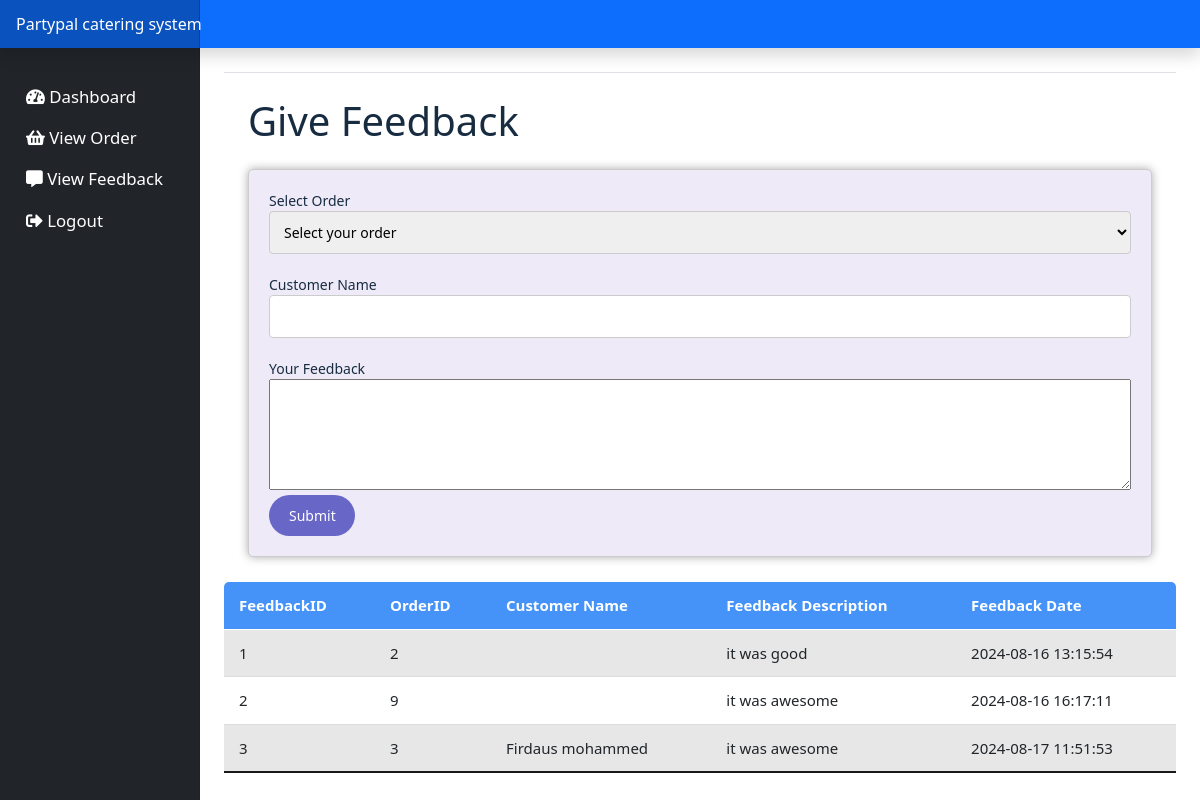
/customer/give_feedback.php (signed in), run on the app's committed database.
### tables this page shows
CREATE TABLE `feedback` (
  `feedbackID` int(11) NOT NULL,
  `OrderID` int(11) NOT NULL,
  `customerName` varchar(20) NOT NULL,
  `comment` varchar(100) NOT NULL,
  `feedbackDate` timestamp NOT NULL DEFAULT current_timestamp()
);

### customer/give_feedback.php (the view, shortened to what this page needs)
<!doctype html>
<html lang='en'>
<head>
    <link href='assets/dist/css/bootstrap.min.css' rel='stylesheet'>
    <link href='assets/dashboard.css' rel='stylesheet'>
</head>
<body>
<?php include_once('header.php'); ?>
<div class='container-fluid'>
    <div class='row'>
        <?php include_once('sidenav.php'); ?>
        <main class='col-md-9 ms-sm-auto col-lg-10 px-md-4'>
            <div class='d-flex justify-content-between flex-wrap flex-md-nowrap align-items-center pt-3 pb-2 mb-3 border-bottom'>
            </div>
            <div class="container">
                <h1 class="my-4">Give Feedback</h1>
                <form method="post" action="give_feedback.php">
                    <label for="OrderID">Select Order</label>
                    <select name="OrderID" required>
                        <option value="">Select your order</option>
                    </select>
                    <label for="customerName">Customer Name</label><br>
                    <input type="text" name="customerName" required><br>
                    <label for="comment">Your Feedback</label><br>
                    <textarea name="comment" rows="5" required></textarea><br>
                    <input type="submit" value="Submit">
                </form>
            </div>
            <div class='table-responsive'>
                <table class='table table-striped table-sm'>
                    <thead>
                        <tr>
                            <th scope='col'>FeedbackID</th>
                            <th scope='col'>OrderID</th>
                            <th scope='col'>Customer Name</th>
                            <th scope='col'>Feedback Description</th>
                            <th scope='col'>Feedback Date</th>
                        </tr>
                    </thead>
                    <tbody>
                        <?php
                        require_once('connection.php');
                        $statement = $conn->prepare('SELECT * FROM feedback');
                        $statement->execute();
                        $n = 1;
                        while ($row = $statement->fetch()) {
                            echo '<tr>';
                            echo '<td>'.$n.'</td>';
                            echo '<td>'.$row['OrderID'].'</td>';
                            echo '<td>'.$row['customerName'].'</td>';
                            echo '<td>'.$row['comment'].'</td>';
                            echo '<td>'.$row['feedbackDate'].'</td>';
                            echo '</tr>';
                            $n++;
                        }
                        ?>
                    </tbody>
                </table>
            </div>
        </main>
    </div>
</div>
</body>
</html>

### customer/assets/dashboard.css (style rules this page uses)
body { font-size: .875rem; }
.table { border-collapse: collapse; margin: 25px 0; font-size: 15px; min-width: 100%; overflow: hidden; border-radius: 5px 5px 0 0; }
table thead tr { color: #fff; background: #4593f8; text-align: left; font-weight: bold; }
.table th, .table td { padding: 12px 15px; }
.table tbody tr { border-bottom: 1px solid #ddd; }
.table tbody tr:nth-of-type(odd) { background: #f3f3f3; }
.table tbody tr:last-of-type { border-bottom: 2px solid #161917; }

### customer/give_feedback.php (style rules this page uses)
form { width: 100%; margin: 0 auto; background-color: rgb(238, 234, 247); padding: 20px; border: 1px solid #ccc; box-shadow: 0px 0px 10px #aaa; border-radius: 5px; }
input[type="submit"] , input[type="button"] { background-color: rgb(15, 15, 168, 0.6); color: #fff; padding: 10px 20px; border: none; border-radius: 30px; width: 10%; cursor: pointer; }
textarea { width: 100%; }
input[type="text"], input[type="tel"], select, input[type="email"], input[type="password"] { width: 100%; padding: 10px; margin-bottom: 20px; border: 1px solid #ccc; border-radius: 4px; }

### data on the page
feedback: OrderID "2", comment "it was good", feedbackDate "2024-08-16 13:15:54"
feedback: OrderID "9", comment "it was awesome", feedbackDate "2024-08-16 16:17:11"
feedback: OrderID "3", customerName "Firdaus mohammed", comment "it was awesome", feedbackDate "2024-08-17 11:51:53"
